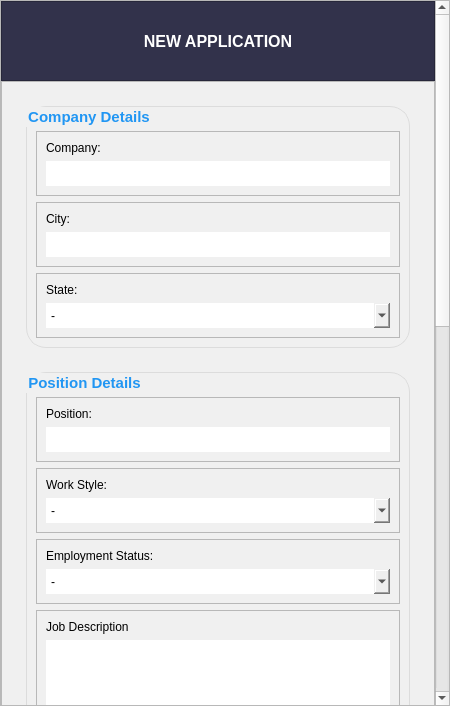
<?xml version="1.0" encoding="UTF-8"?>
<ui version="4.0">
 <class>MainWindow</class>
 <widget class="QMainWindow" name="MainWindow">
  <property name="geometry">
   <rect>
    <x>0</x>
    <y>0</y>
    <width>450</width>
    <height>706</height>
   </rect>
  </property>
  <property name="minimumSize">
   <size>
    <width>450</width>
    <height>400</height>
   </size>
  </property>
  <property name="maximumSize">
   <size>
    <width>450</width>
    <height>900</height>
   </size>
  </property>
  <property name="windowTitle">
   <string>MainWindow</string>
  </property>
  <property name="styleSheet">
   <string notr="true"/>
  </property>
  <widget class="QWidget" name="centralwidget">
   <property name="styleSheet">
    <string notr="true"/>
   </property>
   <layout class="QVBoxLayout" name="centralwidget_layout">
    <property name="spacing">
     <number>0</number>
    </property>
    <property name="leftMargin">
     <number>0</number>
    </property>
    <property name="topMargin">
     <number>0</number>
    </property>
    <property name="rightMargin">
     <number>0</number>
    </property>
    <property name="bottomMargin">
     <number>0</number>
    </property>
    <item>
     <widget class="QScrollArea" name="scrollArea">
      <property name="styleSheet">
       <string notr="true"/>
      </property>
      <property name="widgetResizable">
       <bool>true</bool>
      </property>
      <widget class="QWidget" name="scrollAreaWidgetContents">
       <property name="geometry">
        <rect>
         <x>0</x>
         <y>0</y>
         <width>431</width>
         <height>1522</height>
        </rect>
       </property>
       <property name="styleSheet">
        <string notr="true"/>
       </property>
       <layout class="QVBoxLayout" name="scrikkAreaWidgetContents_layout">
        <property name="spacing">
         <number>0</number>
        </property>
        <property name="leftMargin">
         <number>0</number>
        </property>
        <property name="topMargin">
         <number>0</number>
        </property>
        <property name="rightMargin">
         <number>0</number>
        </property>
        <property name="bottomMargin">
         <number>0</number>
        </property>
        <item>
         <widget class="QFrame" name="application_title_frame">
          <property name="minimumSize">
           <size>
            <width>0</width>
            <height>80</height>
           </size>
          </property>
          <property name="maximumSize">
           <size>
            <width>16777215</width>
            <height>80</height>
           </size>
          </property>
          <property name="styleSheet">
           <string notr="true">color: white;
background-color: rgb(50, 50, 75);</string>
          </property>
          <property name="frameShape">
           <enum>QFrame::StyledPanel</enum>
          </property>
          <property name="frameShadow">
           <enum>QFrame::Raised</enum>
          </property>
          <layout class="QVBoxLayout" name="verticalLayout">
           <item>
            <widget class="QLabel" name="application_title_label">
             <property name="minimumSize">
              <size>
               <width>0</width>
               <height>0</height>
              </size>
             </property>
             <property name="maximumSize">
              <size>
               <width>16777215</width>
               <height>16777215</height>
              </size>
             </property>
             <property name="font">
              <font>
               <pointsize>12</pointsize>
               <weight>75</weight>
               <bold>true</bold>
              </font>
             </property>
             <property name="text">
              <string>NEW APPLICATION</string>
             </property>
             <property name="alignment">
              <set>Qt::AlignCenter</set>
             </property>
            </widget>
           </item>
          </layout>
         </widget>
        </item>
        <item>
         <widget class="QFrame" name="application_body_frame">
          <property name="styleSheet">
           <string notr="true">#application_body_frame {
background-color: rgb(240, 240, 240);
}

QGroupBox {
border: 1px solid rgb(220, 220, 220);
border-radius: 20px;
padding-top: 15px;
color: rgb(33, 150, 243);
}

QLineEdit, QComboBox, QPlainTextEdit, QTableWidget {
border: 0px;
}

QPushButton {
padding: 5px 15px;
border: none;
border-radius: 5px;
background-color: rgb(33, 150, 243);
color: white;
}

QPushButton:Hover {
background-color: rgb(25, 105, 170);
}

QPushButton:Pressed {
background-color: rgb(33, 150, 243);
}</string>
          </property>
          <property name="frameShape">
           <enum>QFrame::StyledPanel</enum>
          </property>
          <property name="frameShadow">
           <enum>QFrame::Raised</enum>
          </property>
          <layout class="QVBoxLayout" name="verticalLayout_13">
           <property name="spacing">
            <number>24</number>
           </property>
           <property name="leftMargin">
            <number>24</number>
           </property>
           <property name="topMargin">
            <number>24</number>
           </property>
           <property name="rightMargin">
            <number>24</number>
           </property>
           <property name="bottomMargin">
            <number>24</number>
           </property>
           <item>
            <widget class="QGroupBox" name="company_details_group_box">
             <property name="font">
              <font>
               <pointsize>11</pointsize>
               <weight>75</weight>
               <bold>true</bold>
              </font>
             </property>
             <property name="title">
              <string>Company Details</string>
             </property>
             <property name="flat">
              <bool>true</bool>
             </property>
             <layout class="QVBoxLayout" name="verticalLayout_5">
              <item>
               <widget class="QFrame" name="company_frame">
                <property name="frameShape">
                 <enum>QFrame::StyledPanel</enum>
                </property>
                <property name="frameShadow">
                 <enum>QFrame::Raised</enum>
                </property>
                <layout class="QVBoxLayout" name="verticalLayout_2">
                 <item>
                  <widget class="QLabel" name="company_label">
                   <property name="text">
                    <string>Company:</string>
                   </property>
                  </widget>
                 </item>
                 <item>
                  <widget class="QLineEdit" name="company_line_edit">
                   <property name="minimumSize">
                    <size>
                     <width>0</width>
                     <height>25</height>
                    </size>
                   </property>
                   <property name="maximumSize">
                    <size>
                     <width>16777215</width>
                     <height>25</height>
                    </size>
                   </property>
                  </widget>
                 </item>
                </layout>
               </widget>
              </item>
              <item>
               <widget class="QFrame" name="city_frame">
                <property name="frameShape">
                 <enum>QFrame::StyledPanel</enum>
                </property>
                <property name="frameShadow">
                 <enum>QFrame::Raised</enum>
                </property>
                <layout class="QVBoxLayout" name="verticalLayout_3">
                 <item>
                  <widget class="QLabel" name="city_label">
                   <property name="text">
                    <string>City:</string>
                   </property>
                  </widget>
                 </item>
                 <item>
                  <widget class="QLineEdit" name="city_line_edit">
                   <property name="minimumSize">
                    <size>
                     <width>0</width>
                     <height>25</height>
                    </size>
                   </property>
                   <property name="maximumSize">
                    <size>
                     <width>16777215</width>
                     <height>25</height>
                    </size>
                   </property>
                  </widget>
                 </item>
                </layout>
               </widget>
              </item>
              <item>
               <widget class="QFrame" name="state_frame">
                <property name="frameShape">
                 <enum>QFrame::StyledPanel</enum>
                </property>
                <property name="frameShadow">
                 <enum>QFrame::Raised</enum>
                </property>
                <layout class="QVBoxLayout" name="verticalLayout_4">
                 <item>
                  <widget class="QLabel" name="state_label">
                   <property name="text">
                    <string>State:</string>
                   </property>
                  </widget>
                 </item>
                 <item>
                  <widget class="QComboBox" name="state_combo_box">
                   <property name="minimumSize">
                    <size>
                     <width>0</width>
                     <height>25</height>
                    </size>
                   </property>
                   <property name="maximumSize">
                    <size>
                     <width>16777215</width>
                     <height>25</height>
                    </size>
                   </property>
                   <item>
                    <property name="text">
                     <string>-</string>
                    </property>
                   </item>
                   <item>
                    <property name="text">
                     <string>Alabama</string>
                    </property>
                   </item>
                   <item>
                    <property name="text">
                     <string>Alaska</string>
                    </property>
                   </item>
                   <item>
                    <property name="text">
                     <string>Arizona</string>
                    </property>
                   </item>
                   <item>
                    <property name="text">
                     <string>Arkansas</string>
                    </property>
                   </item>
                   <item>
                    <property name="text">
                     <string>California</string>
                    </property>
                   </item>
                   <item>
                    <property name="text">
                     <string>Colorado</string>
                    </property>
                   </item>
                   <item>
                    <property name="text">
                     <string>Connecticut</string>
                    </property>
                   </item>
                   <item>
                    <property name="text">
                     <string>Delaware</string>
                    </property>
                   </item>
                   <item>
                    <property name="text">
                     <string>Florida</string>
                    </property>
                   </item>
                   <item>
                    <property name="text">
                     <string>Georgia</string>
                    </property>
                   </item>
                   <item>
                    <property name="text">
                     <string>Hawaii</string>
                    </property>
                   </item>
                   <item>
                    <property name="text">
                     <string>Idaho</string>
                    </property>
                   </item>
                   <item>
                    <property name="text">
                     <string>Illinois</string>
                    </property>
                   </item>
                   <item>
                    <property name="text">
                     <string>Indiana</string>
                    </property>
                   </item>
                   <item>
                    <property name="text">
                     <string>Iowa</string>
                    </property>
                   </item>
                   <item>
                    <property name="text">
                     <string>Kansas</string>
                    </property>
                   </item>
                   <item>
                    <property name="text">
                     <string>Kentucky</string>
                    </property>
                   </item>
                   <item>
                    <property name="text">
                     <string>Louisiana</string>
                    </property>
                   </item>
                   <item>
                    <property name="text">
                     <string>Maine</string>
                    </property>
                   </item>
                   <item>
                    <property name="text">
                     <string>Maryland</string>
                    </property>
                   </item>
                   <item>
                    <property name="text">
                     <string>Massachusetts</string>
                    </property>
                   </item>
                   <item>
                    <property name="text">
                     <string>Michigan</string>
                    </property>
                   </item>
                   <item>
                    <property name="text">
                     <string>Minnesota</string>
                    </property>
                   </item>
                   <item>
                    <property name="text">
                     <string>Mississippi</string>
                    </property>
                   </item>
                   <item>
                    <property name="text">
                     <string>Missouri</string>
                    </property>
                   </item>
                   <item>
                    <property name="text">
                     <string>Montana</string>
                    </property>
                   </item>
                   <item>
                    <property name="text">
                     <string>Nebraska</string>
                    </property>
                   </item>
                   <item>
                    <property name="text">
                     <string>New Hampshire</string>
                    </property>
                   </item>
                   <item>
                    <property name="text">
                     <string>New Jersey</string>
                    </property>
                   </item>
                   <item>
                    <property name="text">
                     <string>New Mexico</string>
                    </property>
                   </item>
                   <item>
                    <property name="text">
                     <string>New York</string>
                    </property>
                   </item>
                   <item>
                    <property name="text">
                     <string>North Carolina</string>
                    </property>
                   </item>
                   <item>
                    <property name="text">
                     <string>North Dakota</string>
                    </property>
                   </item>
                   <item>
                    <property name="text">
                     <string>Ohio</string>
                    </property>
                   </item>
                   <item>
                    <property name="text">
                     <string>Oklahoma</string>
                    </property>
                   </item>
                   <item>
                    <property name="text">
                     <string>Oregon</string>
                    </property>
                   </item>
                   <item>
                    <property name="text">
                     <string>Pennsylvania</string>
                    </property>
                   </item>
                   <item>
                    <property name="text">
                     <string>Rhode Island</string>
                    </property>
                   </item>
                   <item>
                    <property name="text">
                     <string>South Carolina</string>
                    </property>
                   </item>
                   <item>
                    <property name="text">
                     <string>South Dakota</string>
                    </property>
                   </item>
                   <item>
                    <property name="text">
                     <string>Tennessee</string>
                    </property>
                   </item>
                   <item>
                    <property name="text">
                     <string>Texas</string>
                    </property>
                   </item>
                   <item>
                    <property name="text">
                     <string>Utah</string>
                    </property>
                   </item>
                   <item>
                    <property name="text">
                     <string>Vermont</string>
                    </property>
                   </item>
                   <item>
                    <property name="text">
                     <string>Virginia</string>
                    </property>
                   </item>
                   <item>
                    <property name="text">
                     <string>Washington</string>
                    </property>
                   </item>
                   <item>
                    <property name="text">
                     <string>West Virginia</string>
                    </property>
                   </item>
                   <item>
                    <property name="text">
                     <string>Wisconsin</string>
                    </property>
                   </item>
                   <item>
                    <property name="text">
                     <string>Wyoming</string>
                    </property>
                   </item>
                  </widget>
                 </item>
                </layout>
               </widget>
              </item>
             </layout>
            </widget>
           </item>
           <item>
            <widget class="QGroupBox" name="position_details_group_box">
             <property name="font">
              <font>
               <pointsize>11</pointsize>
               <weight>75</weight>
               <bold>true</bold>
              </font>
             </property>
             <property name="title">
              <string>Position Details</string>
             </property>
             <property name="flat">
              <bool>true</bool>
             </property>
             <layout class="QVBoxLayout" name="verticalLayout_10">
              <item>
               <widget class="QFrame" name="position_frame">
                <property name="frameShape">
                 <enum>QFrame::StyledPanel</enum>
                </property>
                <property name="frameShadow">
                 <enum>QFrame::Raised</enum>
                </property>
                <layout class="QVBoxLayout" name="verticalLayout_6">
                 <item>
                  <widget class="QLabel" name="position_label">
                   <property name="text">
                    <string>Position:</string>
                   </property>
                  </widget>
                 </item>
                 <item>
                  <widget class="QLineEdit" name="position_line_edit">
                   <property name="minimumSize">
                    <size>
                     <width>0</width>
                     <height>25</height>
                    </size>
                   </property>
                   <property name="maximumSize">
                    <size>
                     <width>16777215</width>
                     <height>25</height>
                    </size>
                   </property>
                  </widget>
                 </item>
                </layout>
               </widget>
              </item>
              <item>
               <widget class="QFrame" name="work_style_frame">
                <property name="frameShape">
                 <enum>QFrame::StyledPanel</enum>
                </property>
                <property name="frameShadow">
                 <enum>QFrame::Raised</enum>
                </property>
                <layout class="QVBoxLayout" name="verticalLayout_7">
                 <item>
                  <widget class="QLabel" name="work_style_label">
                   <property name="text">
                    <string>Work Style:</string>
                   </property>
                  </widget>
                 </item>
                 <item>
                  <widget class="QComboBox" name="work_style_combo_box">
                   <property name="minimumSize">
                    <size>
                     <width>0</width>
                     <height>25</height>
                    </size>
                   </property>
                   <property name="maximumSize">
                    <size>
                     <width>16777215</width>
                     <height>25</height>
                    </size>
                   </property>
                   <item>
                    <property name="text">
                     <string>-</string>
                    </property>
                   </item>
                   <item>
                    <property name="text">
                     <string>On-Site</string>
                    </property>
                   </item>
                   <item>
                    <property name="text">
                     <string>Remote</string>
                    </property>
                   </item>
                   <item>
                    <property name="text">
                     <string>Hybrid</string>
                    </property>
                   </item>
                  </widget>
                 </item>
                </layout>
               </widget>
              </item>
              <item>
               <widget class="QFrame" name="employment_status_frame">
                <property name="frameShape">
                 <enum>QFrame::StyledPanel</enum>
                </property>
                <property name="frameShadow">
                 <enum>QFrame::Raised</enum>
                </property>
                <layout class="QVBoxLayout" name="verticalLayout_8">
                 <item>
                  <widget class="QLabel" name="employment_status_label">
                   <property name="text">
                    <string>Employment Status:</string>
                   </property>
                  </widget>
                 </item>
                 <item>
                  <widget class="QComboBox" name="employment_status_combo_box">
                   <property name="minimumSize">
                    <size>
                     <width>0</width>
                     <height>25</height>
                    </size>
                   </property>
                   <property name="maximumSize">
                    <size>
                     <width>16777215</width>
                     <height>25</height>
                    </size>
                   </property>
                   <item>
                    <property name="text">
                     <string>-</string>
                    </property>
                   </item>
                   <item>
                    <property name="text">
                     <string>Full-Time</string>
                    </property>
                   </item>
                   <item>
                    <property name="text">
                     <string>Part-Time</string>
                    </property>
                   </item>
                   <item>
                    <property name="text">
                     <string>Contract</string>
                    </property>
                   </item>
                   <item>
                    <property name="text">
                     <string>Freelance</string>
                    </property>
                   </item>
                   <item>
                    <property name="text">
                     <string>Temporary</string>
                    </property>
                   </item>
                   <item>
                    <property name="text">
                     <string>Volunteer</string>
                    </property>
                   </item>
                   <item>
                    <property name="text">
                     <string>Co-Op</string>
                    </property>
                   </item>
                   <item>
                    <property name="text">
                     <string>Internship</string>
                    </property>
                   </item>
                  </widget>
                 </item>
                </layout>
               </widget>
              </item>
              <item>
               <widget class="QFrame" name="job_details_frame">
                <property name="frameShape">
                 <enum>QFrame::StyledPanel</enum>
                </property>
                <property name="frameShadow">
                 <enum>QFrame::Raised</enum>
                </property>
                <layout class="QVBoxLayout" name="verticalLayout_9">
                 <item>
                  <widget class="QLabel" name="job_description_label">
                   <property name="text">
                    <string>Job Description</string>
                   </property>
                  </widget>
                 </item>
                 <item>
                  <widget class="QPlainTextEdit" name="job_description_plain_text_edit">
                   <property name="minimumSize">
                    <size>
                     <width>0</width>
                     <height>250</height>
                    </size>
                   </property>
                   <property name="maximumSize">
                    <size>
                     <width>16777215</width>
                     <height>250</height>
                    </size>
                   </property>
                   <property name="font">
                    <font>
                     <pointsize>10</pointsize>
                    </font>
                   </property>
                  </widget>
                 </item>
                </layout>
               </widget>
              </item>
             </layout>
            </widget>
           </item>
           <item>
            <widget class="QGroupBox" name="contacts_information_group_box">
             <property name="font">
              <font>
               <pointsize>11</pointsize>
               <weight>75</weight>
               <bold>true</bold>
              </font>
             </property>
             <property name="title">
              <string>Contacts Information</string>
             </property>
             <property name="flat">
              <bool>true</bool>
             </property>
             <layout class="QVBoxLayout" name="verticalLayout_11">
              <item>
               <widget class="QTableWidget" name="contacts_table_widget">
                <property name="minimumSize">
                 <size>
                  <width>0</width>
                  <height>150</height>
                 </size>
                </property>
                <property name="maximumSize">
                 <size>
                  <width>16777215</width>
                  <height>150</height>
                 </size>
                </property>
                <property name="font">
                 <font>
                  <pointsize>10</pointsize>
                 </font>
                </property>
                <column>
                 <property name="text">
                  <string>Position</string>
                 </property>
                </column>
                <column>
                 <property name="text">
                  <string>First Name</string>
                 </property>
                </column>
                <column>
                 <property name="text">
                  <string>Last Name</string>
                 </property>
                </column>
                <column>
                 <property name="text">
                  <string>Email</string>
                 </property>
                </column>
                <column>
                 <property name="text">
                  <string>Phone Number</string>
                 </property>
                </column>
               </widget>
              </item>
              <item>
               <widget class="QFrame" name="contacts_information_actions_frame">
                <property name="frameShape">
                 <enum>QFrame::StyledPanel</enum>
                </property>
                <property name="frameShadow">
                 <enum>QFrame::Raised</enum>
                </property>
                <layout class="QHBoxLayout" name="horizontalLayout">
                 <property name="spacing">
                  <number>0</number>
                 </property>
                 <property name="leftMargin">
                  <number>0</number>
                 </property>
                 <property name="topMargin">
                  <number>0</number>
                 </property>
                 <property name="rightMargin">
                  <number>0</number>
                 </property>
                 <property name="bottomMargin">
                  <number>0</number>
                 </property>
                 <item>
                  <spacer name="contactsInformationActionsFrame_left_spacer">
                   <property name="orientation">
                    <enum>Qt::Horizontal</enum>
                   </property>
                   <property name="sizeHint" stdset="0">
                    <size>
                     <width>123</width>
                     <height>20</height>
                    </size>
                   </property>
                  </spacer>
                 </item>
                 <item>
                  <widget class="QPushButton" name="add_contact_button">
                   <property name="font">
                    <font>
                     <pointsize>9</pointsize>
                     <weight>75</weight>
                     <bold>true</bold>
                    </font>
                   </property>
                   <property name="text">
                    <string>Add Contact</string>
                   </property>
                  </widget>
                 </item>
                 <item>
                  <spacer name="contactsInformationActionsFrame_right_spacer">
                   <property name="orientation">
                    <enum>Qt::Horizontal</enum>
                   </property>
                   <property name="sizeHint" stdset="0">
                    <size>
                     <width>122</width>
                     <height>20</height>
                    </size>
                   </property>
                  </spacer>
                 </item>
                </layout>
               </widget>
              </item>
             </layout>
            </widget>
           </item>
           <item>
            <widget class="QGroupBox" name="application_status_history_group_box">
             <property name="font">
              <font>
               <pointsize>11</pointsize>
               <weight>75</weight>
               <bold>true</bold>
              </font>
             </property>
             <property name="title">
              <string>Application Status History</string>
             </property>
             <property name="flat">
              <bool>true</bool>
             </property>
             <layout class="QVBoxLayout" name="verticalLayout_12">
              <item>
               <widget class="QTableWidget" name="application_status_history_table_widget">
                <property name="minimumSize">
                 <size>
                  <width>0</width>
                  <height>150</height>
                 </size>
                </property>
                <property name="maximumSize">
                 <size>
                  <width>16777215</width>
                  <height>150</height>
                 </size>
                </property>
                <property name="font">
                 <font>
                  <pointsize>10</pointsize>
                 </font>
                </property>
                <column>
                 <property name="text">
                  <string>Status</string>
                 </property>
                </column>
                <column>
                 <property name="text">
                  <string>Date</string>
                 </property>
                </column>
               </widget>
              </item>
              <item>
               <widget class="QFrame" name="application_status_history_actions_frame">
                <property name="frameShape">
                 <enum>QFrame::StyledPanel</enum>
                </property>
                <property name="frameShadow">
                 <enum>QFrame::Raised</enum>
                </property>
                <layout class="QHBoxLayout" name="horizontalLayout_2">
                 <property name="spacing">
                  <number>10</number>
                 </property>
                 <property name="leftMargin">
                  <number>0</number>
                 </property>
                 <property name="topMargin">
                  <number>0</number>
                 </property>
                 <property name="rightMargin">
                  <number>0</number>
                 </property>
                 <property name="bottomMargin">
                  <number>0</number>
                 </property>
                 <item>
                  <widget class="QComboBox" name="comboBox">
                   <property name="minimumSize">
                    <size>
                     <width>0</width>
                     <height>25</height>
                    </size>
                   </property>
                   <property name="maximumSize">
                    <size>
                     <width>16777215</width>
                     <height>25</height>
                    </size>
                   </property>
                   <item>
                    <property name="text">
                     <string>-</string>
                    </property>
                   </item>
                   <item>
                    <property name="text">
                     <string>Application Submitted</string>
                    </property>
                   </item>
                   <item>
                    <property name="text">
                     <string>Screening Interview</string>
                    </property>
                   </item>
                   <item>
                    <property name="text">
                     <string>Technical Interview</string>
                    </property>
                   </item>
                   <item>
                    <property name="text">
                     <string>Job Offer</string>
                    </property>
                   </item>
                   <item>
                    <property name="text">
                     <string>Application Rejected</string>
                    </property>
                   </item>
                  </widget>
                 </item>
                 <item>
                  <widget class="QDateEdit" name="dateEdit">
                   <property name="minimumSize">
                    <size>
                     <width>0</width>
                     <height>25</height>
                    </size>
                   </property>
                   <property name="maximumSize">
                    <size>
                     <width>75</width>
                     <height>25</height>
                    </size>
                   </property>
                   <property name="buttonSymbols">
                    <enum>QAbstractSpinBox::NoButtons</enum>
                   </property>
                   <property name="minimumDateTime">
                    <datetime>
                     <hour>0</hour>
                     <minute>0</minute>
                     <second>0</second>
                     <year>2024</year>
                     <month>1</month>
                     <day>1</day>
                    </datetime>
                   </property>
                   <property name="maximumDate">
                    <date>
                     <year>2124</year>
                     <month>12</month>
                     <day>31</day>
                    </date>
                   </property>
                   <property name="minimumDate">
                    <date>
                     <year>2024</year>
                     <month>1</month>
                     <day>1</day>
                    </date>
                   </property>
                   <property name="currentSection">
                    <enum>QDateTimeEdit::MonthSection</enum>
                   </property>
                   <property name="displayFormat">
                    <string>M-d-yyyy</string>
                   </property>
                   <property name="calendarPopup">
                    <bool>true</bool>
                   </property>
                  </widget>
                 </item>
                 <item>
                  <widget class="QPushButton" name="add_status_button">
                   <property name="font">
                    <font>
                     <pointsize>9</pointsize>
                     <weight>75</weight>
                     <bold>true</bold>
                    </font>
                   </property>
                   <property name="text">
                    <string>Add Status</string>
                   </property>
                  </widget>
                 </item>
                </layout>
               </widget>
              </item>
             </layout>
            </widget>
           </item>
           <item>
            <widget class="QFrame" name="error_message_frame">
             <property name="frameShape">
              <enum>QFrame::StyledPanel</enum>
             </property>
             <property name="frameShadow">
              <enum>QFrame::Raised</enum>
             </property>
             <layout class="QVBoxLayout" name="verticalLayout_14">
              <property name="spacing">
               <number>0</number>
              </property>
              <property name="leftMargin">
               <number>0</number>
              </property>
              <property name="topMargin">
               <number>0</number>
              </property>
              <property name="rightMargin">
               <number>0</number>
              </property>
              <property name="bottomMargin">
               <number>0</number>
              </property>
              <item>
               <widget class="QLabel" name="error_message">
                <property name="font">
                 <font>
                  <pointsize>10</pointsize>
                  <weight>75</weight>
                  <bold>true</bold>
                 </font>
                </property>
                <property name="styleSheet">
                 <string notr="true">color: rgb(170, 0, 0);</string>
                </property>
                <property name="text">
                 <string/>
                </property>
                <property name="alignment">
                 <set>Qt::AlignCenter</set>
                </property>
               </widget>
              </item>
             </layout>
            </widget>
           </item>
           <item>
            <widget class="QFrame" name="application_body_actions_frame">
             <property name="styleSheet">
              <string notr="true">QPushButton {
padding: 15px 35px;
}</string>
             </property>
             <property name="frameShape">
              <enum>QFrame::StyledPanel</enum>
             </property>
             <property name="frameShadow">
              <enum>QFrame::Raised</enum>
             </property>
             <layout class="QHBoxLayout" name="horizontalLayout_3">
              <property name="spacing">
               <number>24</number>
              </property>
              <property name="leftMargin">
               <number>0</number>
              </property>
              <property name="topMargin">
               <number>0</number>
              </property>
              <property name="rightMargin">
               <number>0</number>
              </property>
              <property name="bottomMargin">
               <number>0</number>
              </property>
              <item>
               <spacer name="applicationBodyActionsFrame_left_spacer">
                <property name="orientation">
                 <enum>Qt::Horizontal</enum>
                </property>
                <property name="sizeHint" stdset="0">
                 <size>
                  <width>51</width>
                  <height>20</height>
                 </size>
                </property>
               </spacer>
              </item>
              <item>
               <widget class="QPushButton" name="save_button">
                <property name="font">
                 <font>
                  <pointsize>9</pointsize>
                  <weight>75</weight>
                  <bold>true</bold>
                 </font>
                </property>
                <property name="styleSheet">
                 <string notr="true">QPushButton {
background-color: rgb(46, 196, 89);
color: white;
}

QPushButton:Hover {
background-color:rgb(0, 113, 49);
}

QPushButton:Pressed {
background-color: rgb(46, 196, 89);
}</string>
                </property>
                <property name="text">
                 <string>Save</string>
                </property>
               </widget>
              </item>
              <item>
               <widget class="QPushButton" name="clear_button">
                <property name="font">
                 <font>
                  <pointsize>9</pointsize>
                  <weight>75</weight>
                  <bold>true</bold>
                 </font>
                </property>
                <property name="styleSheet">
                 <string notr="true">QPushButton {
background-color: rgb(196, 46, 68);
color: white;
}

QPushButton:Hover {
background-color: rgb(137, 28, 48);
}

QPushButton:Pressed {
background-color: rgb(196, 46, 68);
}</string>
                </property>
                <property name="text">
                 <string>Clear</string>
                </property>
               </widget>
              </item>
              <item>
               <spacer name="applicationBodyActionsFrame_right_spacer">
                <property name="orientation">
                 <enum>Qt::Horizontal</enum>
                </property>
                <property name="sizeHint" stdset="0">
                 <size>
                  <width>51</width>
                  <height>20</height>
                 </size>
                </property>
               </spacer>
              </item>
             </layout>
            </widget>
           </item>
          </layout>
         </widget>
        </item>
       </layout>
      </widget>
     </widget>
    </item>
   </layout>
  </widget>
 </widget>
 <resources/>
 <connections/>
</ui>
